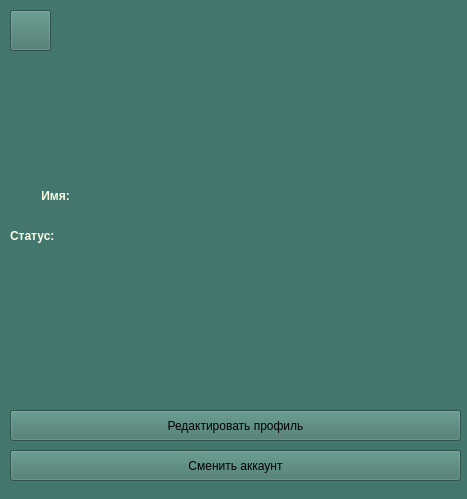
<?xml version="1.0" encoding="UTF-8"?>
<ui version="4.0">
 <class>Form</class>
 <widget class="QWidget" name="Form">
  <property name="geometry">
   <rect>
    <x>0</x>
    <y>0</y>
    <width>467</width>
    <height>499</height>
   </rect>
  </property>
  <property name="minimumSize">
   <size>
    <width>467</width>
    <height>499</height>
   </size>
  </property>
  <property name="maximumSize">
   <size>
    <width>467</width>
    <height>499</height>
   </size>
  </property>
  <property name="windowTitle">
   <string>Form</string>
  </property>
  <property name="styleSheet">
   <string notr="true">background-color: #43766C</string>
  </property>
  <widget class="QPushButton" name="backBtn">
   <property name="geometry">
    <rect>
     <x>10</x>
     <y>10</y>
     <width>41</width>
     <height>41</height>
    </rect>
   </property>
   <property name="styleSheet">
    <string notr="true">background-color: #F8FAE5;
font: 13pt &quot;MS Sans Serif&quot;;
color: #B19470;
font-weight: 600;
border-radius: 8px;
border: 2px solid #B19470;
padding: 5px 15px;
margin-top: 0px;
outline: 0px;
hover: { background-color: red };
pressed: { background-color: rgb(0, 255, 0)}</string>
   </property>
   <property name="text">
    <string/>
   </property>
   <property name="icon">
    <iconset>
     <normaloff>../pictures/icon6.png</normaloff>../pictures/icon6.png</iconset>
   </property>
  </widget>
  <widget class="QLabel" name="avatarLabel">
   <property name="geometry">
    <rect>
     <x>180</x>
     <y>10</y>
     <width>121</width>
     <height>121</height>
    </rect>
   </property>
   <property name="text">
    <string/>
   </property>
   <property name="pixmap">
    <pixmap>../avatars/default_icon.png</pixmap>
   </property>
   <property name="scaledContents">
    <bool>true</bool>
   </property>
  </widget>
  <widget class="QLabel" name="label">
   <property name="geometry">
    <rect>
     <x>10</x>
     <y>180</y>
     <width>91</width>
     <height>31</height>
    </rect>
   </property>
   <property name="styleSheet">
    <string notr="true">background-color: rgb 0, 0, 0;
font: 13pt &quot;MS Sans Serif&quot;;
color: #F8FAE5;
font-weight: 600;
margin-top: 0px;
outline: 0px;</string>
   </property>
   <property name="text">
    <string>Имя:</string>
   </property>
   <property name="alignment">
    <set>Qt::AlignCenter</set>
   </property>
  </widget>
  <widget class="QLabel" name="nameLabel">
   <property name="geometry">
    <rect>
     <x>110</x>
     <y>180</y>
     <width>351</width>
     <height>31</height>
    </rect>
   </property>
   <property name="styleSheet">
    <string notr="true">background-color: rgb 0, 0, 0;
font: 13pt &quot;MS Sans Serif&quot;;
color: #F8FAE5;
font-weight: 600;
margin-top: 0px;
outline: 0px;</string>
   </property>
   <property name="text">
    <string/>
   </property>
   <property name="scaledContents">
    <bool>true</bool>
   </property>
  </widget>
  <widget class="QPushButton" name="editAccBtn">
   <property name="geometry">
    <rect>
     <x>10</x>
     <y>410</y>
     <width>451</width>
     <height>31</height>
    </rect>
   </property>
   <property name="styleSheet">
    <string notr="true">background-color: #F8FAE5;
font: 10pt &quot;MS Sans Serif&quot;;
color: #B19470;
font-weight: 600;
border-radius: 8px;
border: 2px solid #B19470;
padding: 5px 15px;
margin-top: 0px;
outline: 0px;
hover: { background-color: red };
pressed: { background-color: rgb(0, 255, 0)}</string>
   </property>
   <property name="text">
    <string>Редактировать профиль</string>
   </property>
  </widget>
  <widget class="QPushButton" name="changeAccBtn">
   <property name="geometry">
    <rect>
     <x>10</x>
     <y>450</y>
     <width>451</width>
     <height>31</height>
    </rect>
   </property>
   <property name="styleSheet">
    <string notr="true">background-color: #F8FAE5;
font: 10pt &quot;MS Sans Serif&quot;;
color: #B19470;
font-weight: 600;
border-radius: 8px;
border: 2px solid #B19470;
padding: 5px 15px;
margin-top: 0px;
outline: 0px;
hover: { background-color: red };
pressed: { background-color: rgb(0, 255, 0)}</string>
   </property>
   <property name="text">
    <string>Сменить аккаунт</string>
   </property>
  </widget>
  <widget class="QLabel" name="label_3">
   <property name="geometry">
    <rect>
     <x>10</x>
     <y>220</y>
     <width>91</width>
     <height>31</height>
    </rect>
   </property>
   <property name="styleSheet">
    <string notr="true">background-color: rgb 0, 0, 0;
font: 13pt &quot;MS Sans Serif&quot;;
color: #F8FAE5;
font-weight: 600;
margin-top: 0px;
outline: 0px;</string>
   </property>
   <property name="text">
    <string>Статус:</string>
   </property>
  </widget>
  <widget class="QLabel" name="statusLabel">
   <property name="geometry">
    <rect>
     <x>110</x>
     <y>220</y>
     <width>351</width>
     <height>31</height>
    </rect>
   </property>
   <property name="styleSheet">
    <string notr="true">background-color: rgb 0, 0, 0;
font: 13pt &quot;MS Sans Serif&quot;;
color: #F8FAE5;
font-weight: 600;
margin-top: 0px;
outline: 0px;</string>
   </property>
   <property name="text">
    <string/>
   </property>
   <property name="scaledContents">
    <bool>true</bool>
   </property>
  </widget>
 </widget>
 <resources/>
 <connections/>
</ui>
